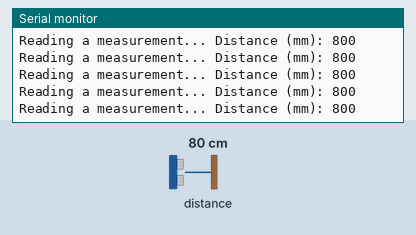
This sketch was run on a simulated Arduino Uno, built with avr-gcc and run on an emulated ATmega328P. On the bench: the last lines printed to the serial monitor. The inputs (shaded band) are chosen by the test bench; at power-on: distance to the obstacle 80 cm.

Above: at 1.2 s.
1.3 s: distance to the obstacle set to 2 cm
At 1.47 s:
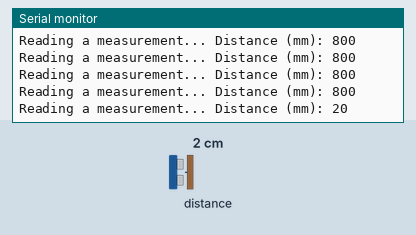
4.3 s: distance to the obstacle set to 250 cm
At 4.41 s:
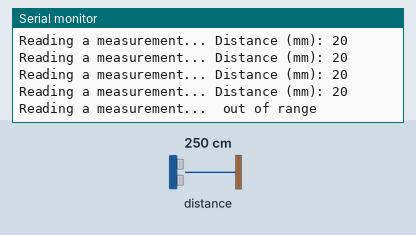
6.1 s: distance to the obstacle set to 4 cm
At 6.14 s:
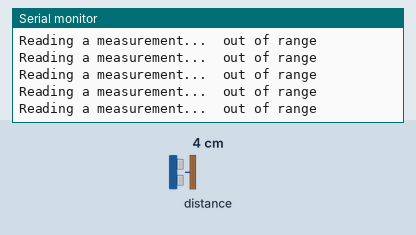
Timing chart, 0 to 9.1 s (numbered marks = the images above; inputs shaded):
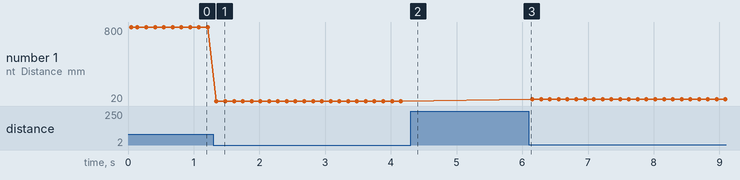

Measured:
- after the input at 1.3 s, the serial monitor: prints a new line after 0.05 s (image 1)
- plotted number 1: 800 → 20 after the input at 1.3 s, 20 → 40 after the input at 6.1 s

The sketch:

VL53L0X_TestA.ino
```cpp
 /* This example shows how to use continuous mode to take
range measurements with the VL53L0X.
// Original Source from Adafruit https://github.com/adafruit/Adafruit_VL53L0X
Modefied by Edgar Cano
Date modefied: 23/02/2021
*/

#include "Adafruit_VL53L0X.h"

Adafruit_VL53L0X lox = Adafruit_VL53L0X();

void setup() {
  Serial.begin(9600);

  // wait until serial port opens for native USB devices
  while (! Serial) {
    delay(1);
  }

  Serial.println("VL53L0X Test");
  if (!lox.begin()) {
    Serial.println(F("Failed to boot VL53L0X"));
    while(1);
  }
  // power
  Serial.println(F("VL53L0X API Simple Ranging example"));
}

void loop() {
  VL53L0X_RangingMeasurementData_t measure;

  Serial.print("Reading a measurement... ");
  lox.rangingTest(&measure, false); // pass in 'true' to get debug data printout!

  if (measure.RangeStatus != 4) {  // phase failures have incorrect data
    Serial.print("Distance (mm): "); Serial.println(measure.RangeMilliMeter);
  } else {
    Serial.println(" out of range ");
  }
  delay(100);
}
```
